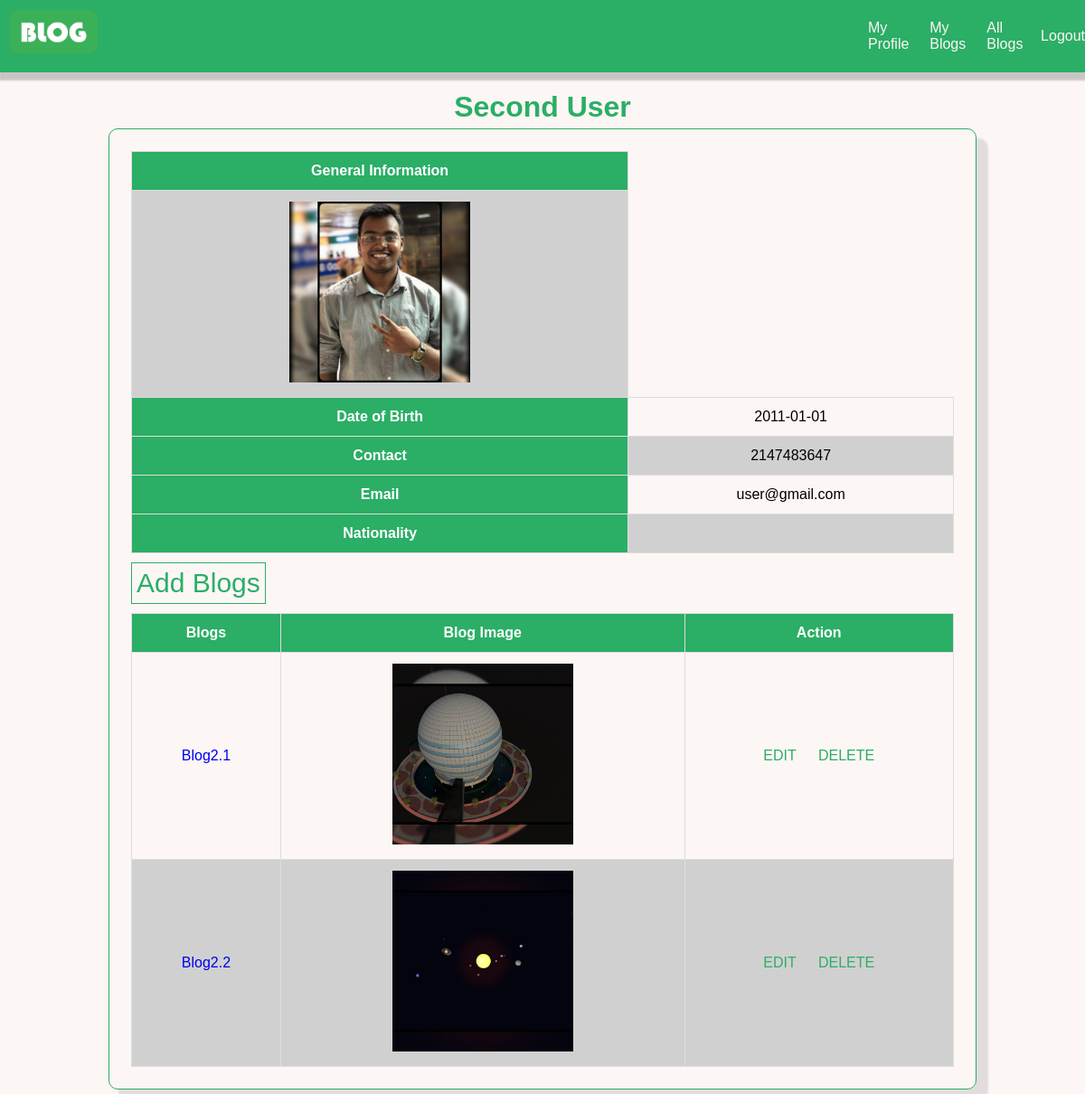
The page /view/user.php?id=2 (signed in) on the database its author committed.
### tables this page shows
CREATE TABLE `users` (
  `id` int(11) NOT NULL,
  `first_name` varchar(20) NOT NULL,
  `last_name` varchar(20) NOT NULL,
  `contact` int(15) NOT NULL,
  `email` varchar(30) NOT NULL,
  `nationality` varchar(20) NOT NULL,
  `gender` tinyint(1) NOT NULL,
  `dob` date NOT NULL,
  `image` varchar(50) NOT NULL,
  `password` varchar(50) NOT NULL
);

CREATE TABLE `blogs` (
  `id` int(11) NOT NULL,
  `slug` varchar(30) NOT NULL,
  `title` varchar(30) NOT NULL,
  `description` varchar(2000) NOT NULL,
  `userid` int(11) NOT NULL,
  `image` varchar(50) NOT NULL
);

### model/model.php (called while the page is built, shortened)
<?php
function showAllBlogs(){
	$conn = db_conn();
    $selectQuery = 'SELECT * FROM `blogs` ';
    try{
        $stmt = $conn->query($selectQuery);
    }catch(PDOException $e){
        echo $e->getMessage();
    }
    $rows = $stmt->fetchAll(PDO::FETCH_ASSOC);
    return $rows;
}
function showUser($id){
	$conn = db_conn();
	$selectQuery = "SELECT * FROM `users` where id = ?";
    try {
        $stmt = $conn->prepare($selectQuery);
        $stmt->execute([$id]);
    } catch (PDOException $e) {
        echo $e->getMessage();
    }
    $row = $stmt->fetch(PDO::FETCH_ASSOC);
    return $row;
}

### controller/allblogs.php (called while the page is built, shortened)
<?php
require_once '../model/model.php';
function fetchAllBlogs(){
	return showAllBlogs();
}
function fetchUser($id){
	return showUser($id);
}

### view/user.php (the view, shortened to what this page needs)
<?php
require_once '../controller/allblogs.php';
	$user = fetchUser($_GET['id']);
    $blogs = fetchAllBlogs();
?>
<!DOCTYPE html>
<html>
<head>
	<link rel="stylesheet" type="text/css" href="index.css">
</head>
<body>
	<?php include('header.php');?>
<span class="textcenter textmain"><h1><?php echo $user['first_name'];  ?> <?php echo $user['last_name'];  ?></h1></span>
	<div class="textcenter">
	<div class="main_internaldiv textleft fontsize160">
		<table class="table shtable">
			<tbody>
				<tr>
					<th>
					General Information
					</th>
				</tr>
                <tr>
				<td data-label="Image"><img width="200px" src="<?php echo $user['image'] ?>" alt="<?php echo $user['image'] ?>"></td></tr>
				<tr>
					<th>Date of Birth</th>
				<td data-label="Dtae of Birth"><?php echo $user['dob'] ?></td></tr>
				<tr>
					<th>Contact</th>
				<td data-label="Contact"><?php echo $user['contact'] ?></td></tr>
				<tr>
					<th>Email</th>
				<td data-label="Email"><?php echo $user['email'] ?></td></tr>
				<tr>
					<th>Nationality</th>
				<td data-label="Nationality"><?php echo $user['nationality'] ?></td></tr>
			</tbody>
		</table>
		<?php
		if($_GET['id']==$_SESSION['uname']){
			echo '<a href="addblogs.php"><button class="btn">Add Blogs</button></a>';
		}
		?>
		<br>
        <table class="table" id="table">
            <thead>
            <tr>
                <th>Blogs</th>
				<th>Blog Image</th>
				<?php
					if($_GET['id']==$_SESSION['uname']){
						echo '<th>Action</th>';
					}
				?>
            </tr>
            </thead>
            <tbody id="tablebody">
                <?php foreach ($blogs as $i => $blog): ?>
					<tr>
					<?php
					if($_GET['id']==$blog['userid']){
					echo '<td data-label="Title"><a href=blog.php?slug='.$blog['slug'].' </a>'.$blog['title'].'</td>
					<td data-label="Blog Image"><img width="200px" src='.$blog['image'].' " alt="'.$blog['image'].' "></td>';
					if($_SESSION['uname']==$blog['userid'])
					echo
						'<td data-label="Action">
							<a href="editBlog.php?id='.$blog['id'].'">
							<span class="textmain">EDIT</span></a>
							<a href="../controller/deleteblog.php?id='.$blog['id'].'">
							<span class="textmain margin-left">DELETE</span></a>
						</td>';}?></tr>
                <?php endforeach; ?>
     </tbody>
   </table>
	</div>
</div>
</body>
</html>

### view/index.css (style rules this page uses)
* { margin: 0; padding: 0; box-sizing: border-box; }
body { margin: 0; background-color: #FCF6F5FF; display: flex; justify-content: space-around; flex-direction: column; font-family: sans-serif; }
.btn { color: #2BAE66FF; border: 1px solid #2BAE66FF; background: none; padding: 5px; font-size: 30px; cursor: pointer; transition: 0.8s; margin-top: 10px; margin-bottom: 10px; }
.table { width: 100%; border-collapse: collapse; }
.table td,.table th { padding:12px 15px; border:1px solid #ddd; text-align: center; font-size:16px; }
.table th { background-color: #2BAE66FF; color:#ffffff; }
.table tbody tr:nth-child(even) { background-color: #d0d0d0; }
.main_internaldiv { border: 1px solid #2BAE66FF; box-shadow: 12px 12px 2px 1px rgba(0, 0, 0, .1); padding: 2%; border-radius: 10px; display: inline-block; width: 80%; margin: 5px; }
.textcenter { text-align: center; }
.textleft { text-align: left; }
.fontsize160 { font-size: 160% }
.textmain { color: #2BAE66FF; }
.margin-left { margin-left: 20px; }
a { text-decoration: none; }

### rows shown on the page
users: first_name "Second", last_name "User", image (picture), dob "2011-01-01", contact "2147483647", email "user@gmail.com"
blogs: title "Blog2.1", image (picture)
blogs: title "Blog2.2", image (picture)
